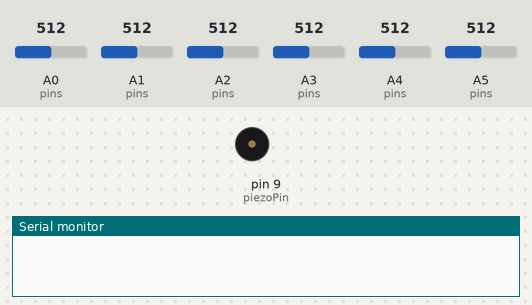
This sketch was run on a simulated Arduino Uno, built with avr-gcc and run on an emulated ATmega328P. Shown: buzzer (waves = sounding), the last lines printed to the serial monitor. The test bench sets the inputs (shaded band); at power-on: A0 (pins) = 512, A1 (pins) = 512, A2 (pins) = 512, A3 (pins) = 512, A4 (pins) = 512, A5 (pins) = 512.

Above: at 0.5 s.
At 7.3 s:
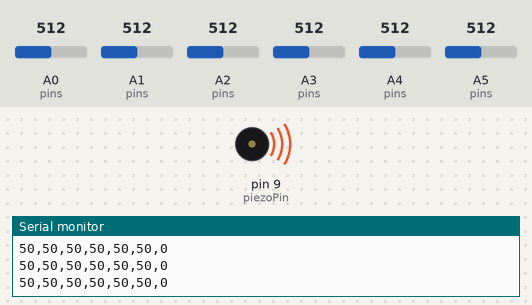
Timing chart, 0 to 7.9 s (numbered marks = the images above):
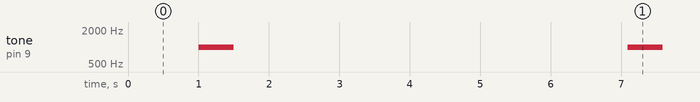

The sketch:

panoptes.ino
```cpp
#include <Arduino.h>

int pins[6] = {A0, A1, A2, A3, A4, A5};
int piezoPin = 9;

void setup() {
  // Binding the pins to the input mode
  for (int pin : pins) {
    pinMode(pin, INPUT);
  }

  Serial.begin(9600);
  delay(1000);        // Wait for serial to initialize
  Serial.println("A0,A1,A2,A3,A4,A5,hole");

  // Loop through the 30 holes and play a tone for each one, while printing the sensor values
  for (int i = 0; i < 30; i = i + 1) {
    tone(piezoPin, 1000, 500);  // Play a tone on the piezo buzzer
    delay(1000);                // Wait to move flashlight
    for (int j = 0; j < 50; j = j + 1) {
      printValues(i);
    }
  }

  Serial.println("Done!");
}

void printValues(int param) {
  for (int pin : pins) {
    int value = analogRead(pin);
    Serial.print(map(value, 0, 1023, 0, 100));  // Map the value to a percentage
    Serial.print(",");                          // Making a .csv
  }
  Serial.print(param);
  Serial.println(); // New line after printing all sensor values
  delay(100);
}

void loop() {
  // Code does not loop, all operations are done in setup()
}
```

Measured:
- by itself, tone on pin 9 (piezoPin): alternates 1000 Hz for 0.50 s and silent for 5.6 s
